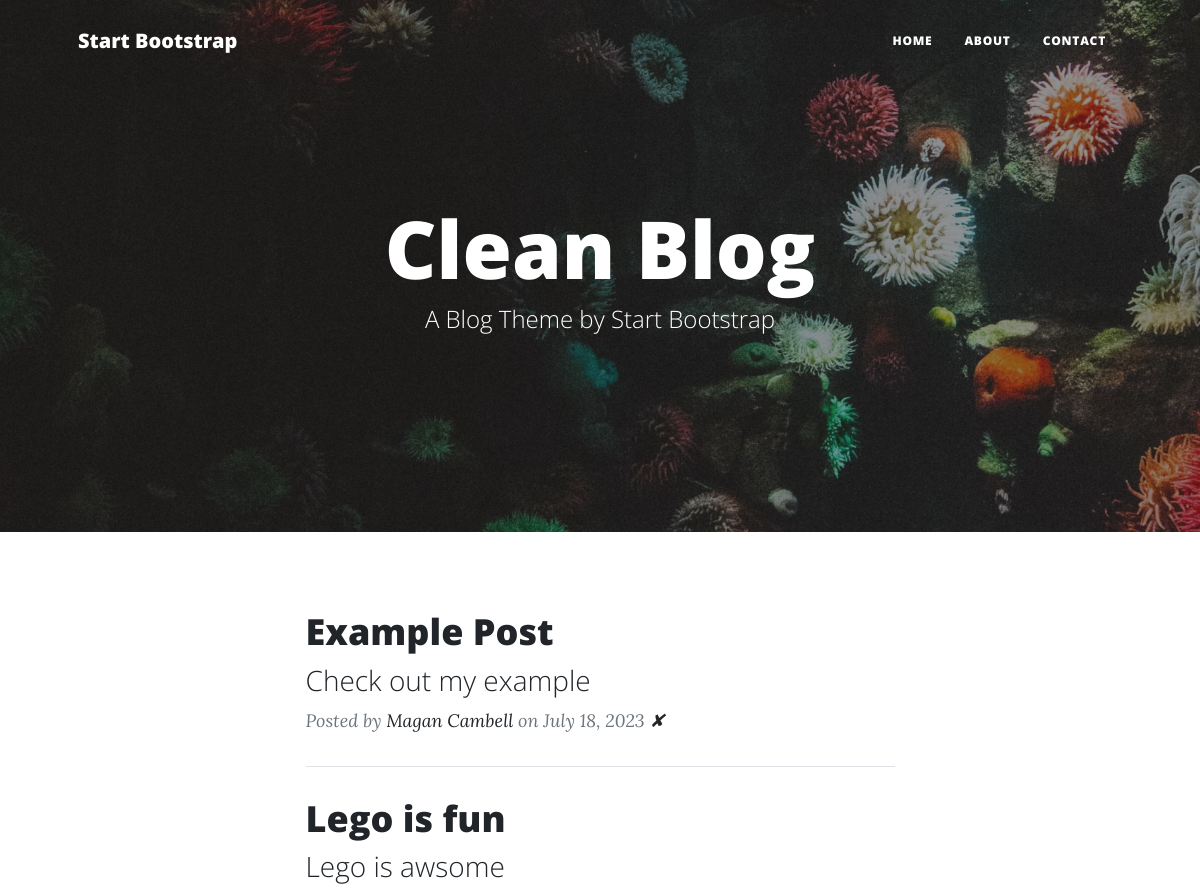
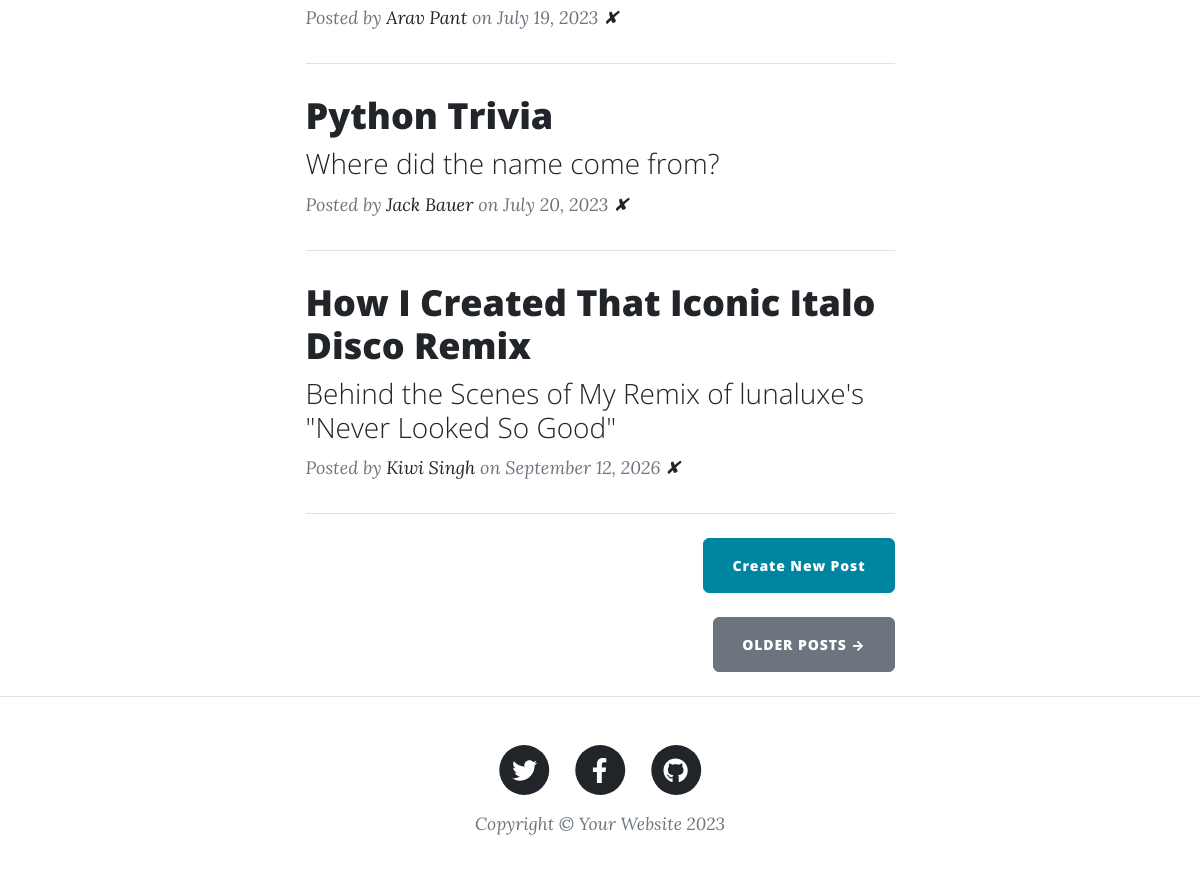
The page / on the database its author committed (2 pictures, top to bottom).
### main.py (models this page shows)
class BlogPost(db.Model):
    id: Mapped[int] = mapped_column(Integer, primary_key=True)
    title: Mapped[str] = mapped_column(String(250), unique=True, nullable=False)
    subtitle: Mapped[str] = mapped_column(String(250), nullable=False)
    date: Mapped[str] = mapped_column(String(250), nullable=False)
    body: Mapped[str] = mapped_column(Text, nullable=False)
    author: Mapped[str] = mapped_column(String(250), nullable=False)
    img_url: Mapped[str] = mapped_column(String(250), nullable=False)

### main.py (the view)
@app.route('/')
def get_all_posts():
    result = db.session.execute(db.select(BlogPost))
    posts = result.scalars().all()
    return render_template("index.html", all_posts=posts)

### templates/index.html
{% include "header.html" %}
<header
  class="masthead"
  style="background-image: url('../static/assets/img/home-bg.jpg')"
>
  <div class="container position-relative px-4 px-lg-5">
    <div class="row gx-4 gx-lg-5 justify-content-center">
      <div class="col-md-10 col-lg-8 col-xl-7">
        <div class="site-heading">
          <h1>Clean Blog</h1>
          <span class="subheading">A Blog Theme by Start Bootstrap</span>
        </div>
      </div>
    </div>
  </div>
</header>
<div class="container px-4 px-lg-5">
  <div class="row gx-4 gx-lg-5 justify-content-center">
    <div class="col-md-10 col-lg-8 col-xl-7">
      {% for post in all_posts %}
      <div class="post-preview">
        <a href="{{ url_for('show_post', post_id=post.id) }}">
          <h2 class="post-title">{{ post.title }}</h2>
          <h3 class="post-subtitle">{{ post.subtitle }}</h3>
        </a>
        <p class="post-meta">
          Posted by
          <a href="#">{{post.author}}</a>
          on {{post.date}}
          <a href="{{url_for('delete_post', post_id=post.id) }}">✘</a>
        </p>
      </div>
      <hr class="my-4" />
      {% endfor %}
      <div class="d-flex justify-content-end mb-4">
        <a
          class="btn btn-primary float-right"
          href="{{ url_for('add_new_post') }}"
          >Create New Post</a
        >
      </div>
      <div class="d-flex justify-content-end mb-4">
        <a class="btn btn-secondary text-uppercase" href="#!">Older Posts →</a>
      </div>
    </div>
  </div>
</div>
{% include "footer.html" %}

### templates/header.html (shortened to what this page needs)
<!DOCTYPE html>
<html lang="en">
  <head>
    {% block styles %}
    {{ bootstrap.load_css() }}
    <link
      href="{{ url_for('static', filename='css/styles.css') }}"
      rel="stylesheet"
    />
    {% endblock %}
  </head>
  <body>
    <nav class="navbar navbar-expand-lg navbar-light" id="mainNav">
      <div class="container px-4 px-lg-5">
        <a class="navbar-brand" href="/">Start Bootstrap</a>
        <div class="collapse navbar-collapse" id="navbarResponsive">
          <ul class="navbar-nav ms-auto py-4 py-lg-0">
            <li class="nav-item">
              <a
                class="nav-link px-lg-3 py-3 py-lg-4"
                href="{{ url_for('get_all_posts') }}"
                >Home</a
              >
            </li>
            <li class="nav-item">
              <a
                class="nav-link px-lg-3 py-3 py-lg-4"
                href="{{ url_for('about') }}"
                >About</a
              >
            </li>
            <li class="nav-item">
              <a
                class="nav-link px-lg-3 py-3 py-lg-4"
                href="{{ url_for('contact') }}"
                >Contact</a
              >
            </li>
          </ul>
        </div>
      </div>
    </nav>

### templates/footer.html (shortened to what this page needs)
        <footer class="border-top">
          <div class="container px-4 px-lg-5">
              <div class="row gx-4 gx-lg-5 justify-content-center">
                  <div class="col-md-10 col-lg-8 col-xl-7">
                      <ul class="list-inline text-center">
                          <li class="list-inline-item">
                              <a href="#!">
                                  <span class="fa-stack fa-lg">
                                      <i class="fas fa-circle fa-stack-2x"></i>
                                      <i class="fab fa-twitter fa-stack-1x fa-inverse"></i>
                                  </span>
                              </a>
                          </li>
                          <li class="list-inline-item">
                              <a href="#!">
                                  <span class="fa-stack fa-lg">
                                      <i class="fas fa-circle fa-stack-2x"></i>
                                      <i class="fab fa-facebook-f fa-stack-1x fa-inverse"></i>
                                  </span>
                              </a>
                          </li>
                          <li class="list-inline-item">
                              <a href="#!">
                                  <span class="fa-stack fa-lg">
                                      <i class="fas fa-circle fa-stack-2x"></i>
                                      <i class="fab fa-github fa-stack-1x fa-inverse"></i>
                                  </span>
                              </a>
                          </li>
                      </ul>
                      <div class="small text-center text-muted fst-italic">Copyright &copy; Your Website 2023</div>
                  </div>
              </div>
          </div>
      </footer>
  </body>
</html>

### rows shown on the page
BlogPost: title "Example Post", subtitle "Check out my example", author "Magan Cambell", date "July 18, 2023"
BlogPost: title "Lego is fun", subtitle "Lego is awsome", author "Arav Pant", date "July 19, 2023"
BlogPost: title "Python Trivia", subtitle "Where did the name come from?", author "Jack Bauer", date "July 20, 2023"
BlogPost: title "How I Created That Iconic Italo Disco Remix", subtitle "Behind the Scenes of My Remix of lunaluxe's \"Never Looked So Good\"", author "Kiwi Singh", date "September 12, 2026"
